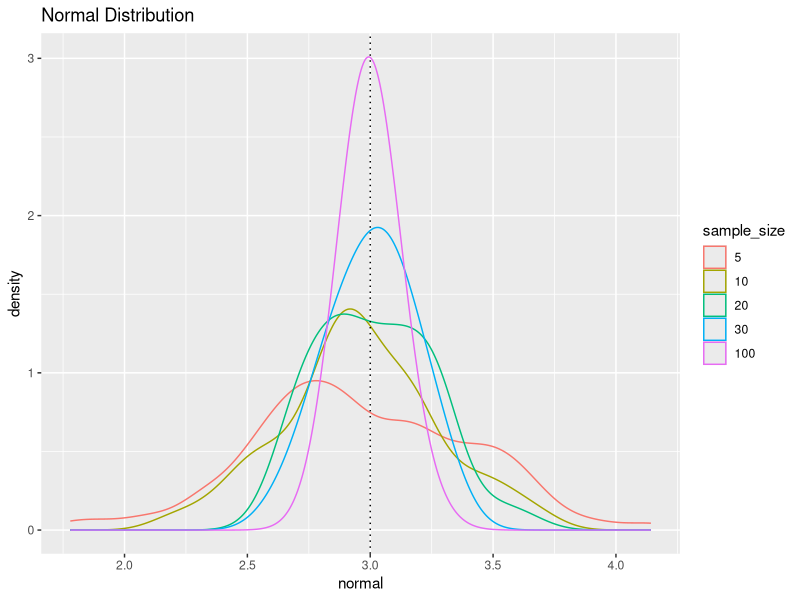
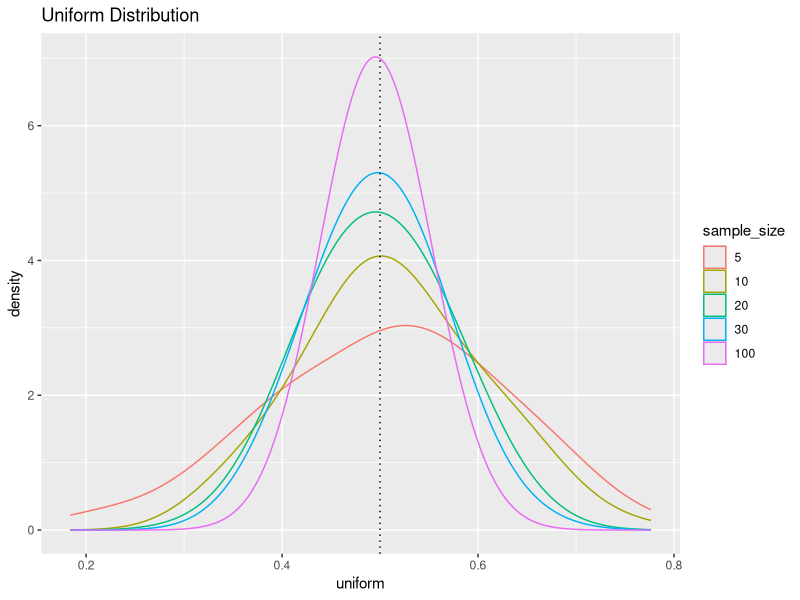
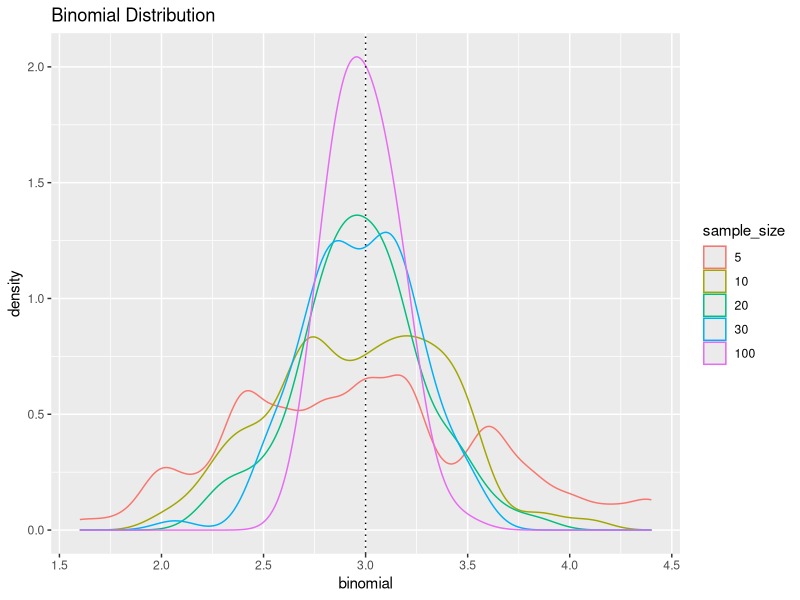

Here is the R script that generated these plots, in order:
library(tidyverse)

sample_value <- c(5, 10, 20, 30, 100)

store_out <- data.frame()

for (n in sample_value) {
  
  for (sim in 1:100) {
    
    draw_normal <- rnorm(n, 3, 1)
    
    
    draw_uniform <- runif(n, 0 , 1)
    
    draw_binomial <- rbinom(n, size = 10, prob = 0.3)
    
    out <- data.frame(normal = mean(draw_normal),
                      uniform = mean(draw_uniform),
                      binomial = mean(draw_binomial),
                      sample_size = as.factor(n) )
    
    store_out <- bind_rows(store_out, out)
    
  } 
  
}


ggplot(store_out, aes(x = normal, color = sample_size))+
  geom_density(bw=.1)+
  geom_vline(xintercept = 3, linetype="dotted")+
  ggtitle("Normal Distribution")

ggplot(store_out, aes(x = uniform, color = sample_size))+
  geom_density(bw=.05)+
  geom_vline(xintercept = 0.5, linetype="dotted")+
  ggtitle("Uniform Distribution")


ggplot(store_out, aes(x = binomial, color = sample_size))+
  geom_density(bw=.1)+
  geom_vline(xintercept = 3, linetype="dotted")+
  ggtitle("Binomial Distribution")
